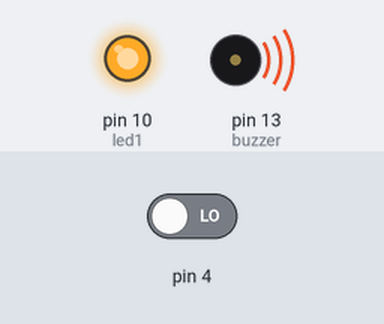
This sketch was run on a simulated Arduino Uno, built with avr-gcc and run on an emulated ATmega328P. Parts: output pins drawn as LEDs (lit = HIGH), buzzer (waves = sounding). The inputs (shaded band) are chosen by the test bench; at power-on: pin 4 LOW.

Above: at 1.2 s.
1.3 s: pin 4 driven HIGH
At 1.55 s:
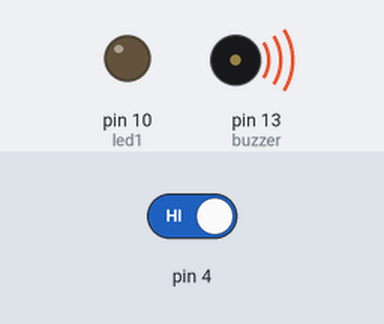
At 2.9 s:
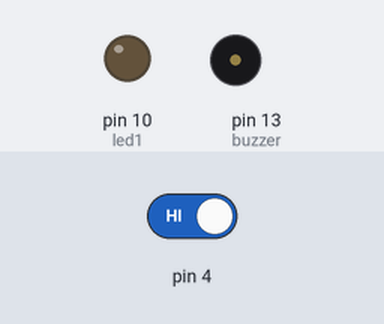
3.3 s: pin 4 driven LOW
At 4.1 s:
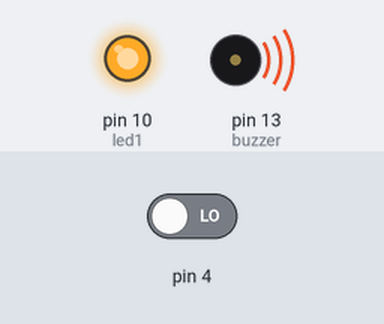
Timing chart, 0 to 6.3 s (numbered marks = the images above; inputs shaded):
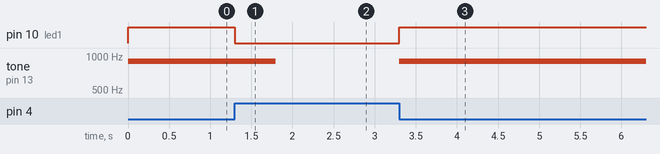

Measured:
- after the input at 1.3 s, pin 10 (led1): HIGH → LOW at once; tone on pin 13 (buzzer): 900 Hz → silent after 0.50 s
- after the input at 3.3 s, pin 10 (led1): LOW → HIGH at once; tone on pin 13 (buzzer): silent → 900 Hz at once

The sketch:

smart_parking.ino
```cpp
int led1 = 10;
int buzzer = 13;
void setup() {
  pinMode(led1,OUTPUT);
  pinMode(buzzer,OUTPUT);
  pinMode(4,INPUT);

}

void loop() {
  if(digitalRead(4)==1)
  {
    digitalWrite(led1,LOW);
  }
  else
  {
   digitalWrite(led1,HIGH);
   tone(buzzer,900,500);
  }
}
```
